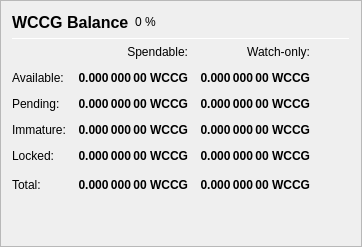
                   <widget class="QFrame" name="frame_Balances">
                    <property name="frameShape">
                     <enum>QFrame::StyledPanel</enum>
                    </property>
                    <property name="frameShadow">
                     <enum>QFrame::Raised</enum>
                    </property>
                    <layout class="QVBoxLayout" name="verticalLayout_4">
                     <item>
                      <layout class="QHBoxLayout" name="horizontalLayout_4">
                       <item>
                        <widget class="QLabel" name="label_5">
                         <property name="minimumSize">
                          <size>
                           <width>0</width>
                           <height>20</height>
                          </size>
                         </property>
                         <property name="font">
                          <font>
                           <pointsize>12</pointsize>
                           <weight>75</weight>
                           <bold>true</bold>
                          </font>
                         </property>
                         <property name="text">
                          <string>WCCG Balance</string>
                         </property>
                        </widget>
                       </item>
                       <item>
                        <widget class="QLabel" name="labelWCCGPercent">
                         <property name="text">
                          <string notr="true">0 %</string>
                         </property>
                        </widget>
                       </item>
                       <item>
                        <spacer name="horizontalSpacer_3">
                         <property name="orientation">
                          <enum>Qt::Horizontal</enum>
                         </property>
                         <property name="sizeHint" stdset="0">
                          <size>
                           <width>40</width>
                           <height>20</height>
                          </size>
                         </property>
                        </spacer>
                       </item>
                      </layout>
                     </item>
                     <item>
                      <widget class="Line" name="line_Balance">
                       <property name="minimumSize">
                        <size>
                         <width>0</width>
                         <height>1</height>
                        </size>
                       </property>
                       <property name="maximumSize">
                        <size>
                         <width>16777215</width>
                         <height>1</height>
                        </size>
                       </property>
                       <property name="orientation">
                        <enum>Qt::Horizontal</enum>
                       </property>
                      </widget>
                     </item>
                     <item>
                      <layout class="QGridLayout" name="gridLayout">
                       <property name="spacing">
                        <number>12</number>
                       </property>
                       <item row="0" column="1">
                        <widget class="QLabel" name="labelSpendable">
                         <property name="text">
                          <string>Spendable:</string>
                         </property>
                         <property name="alignment">
                          <set>Qt::AlignRight|Qt::AlignTrailing|Qt::AlignVCenter</set>
                         </property>
                        </widget>
                       </item>
                       <item row="0" column="2">
                        <widget class="QLabel" name="labelWatchonly">
                         <property name="text">
                          <string>Watch-only:</string>
                         </property>
                         <property name="alignment">
                          <set>Qt::AlignRight|Qt::AlignTrailing|Qt::AlignVCenter</set>
                         </property>
                        </widget>
                       </item>
                       <item row="1" column="0">
                        <widget class="QLabel" name="labelBalanceText">
                         <property name="text">
                          <string>Available:</string>
                         </property>
                        </widget>
                       </item>
                       <item row="1" column="1">
                        <widget class="QLabel" name="labelBalance">
                         <property name="font">
                          <font>
                           <weight>75</weight>
                           <bold>true</bold>
                          </font>
                         </property>
                         <property name="cursor">
                          <cursorShape>IBeamCursor</cursorShape>
                         </property>
                         <property name="toolTip">
                          <string>Your current spendable balance</string>
                         </property>
                         <property name="text">
                          <string notr="true">0.000 000 00 WCCG</string>
                         </property>
                         <property name="alignment">
                          <set>Qt::AlignRight|Qt::AlignTrailing|Qt::AlignVCenter</set>
                         </property>
                         <property name="textInteractionFlags">
                          <set>Qt::LinksAccessibleByMouse|Qt::TextSelectableByKeyboard|Qt::TextSelectableByMouse</set>
                         </property>
                        </widget>
                       </item>
                       <item row="1" column="2">
                        <widget class="QLabel" name="labelWatchAvailable">
                         <property name="font">
                          <font>
                           <weight>75</weight>
                           <bold>true</bold>
                          </font>
                         </property>
                         <property name="cursor">
                          <cursorShape>IBeamCursor</cursorShape>
                         </property>
                         <property name="toolTip">
                          <string>Your current balance in watch-only addresses</string>
                         </property>
                         <property name="text">
                          <string notr="true">0.000 000 00 WCCG</string>
                         </property>
                         <property name="alignment">
                          <set>Qt::AlignRight|Qt::AlignTrailing|Qt::AlignVCenter</set>
                         </property>
                         <property name="textInteractionFlags">
                          <set>Qt::LinksAccessibleByMouse|Qt::TextSelectableByKeyboard|Qt::TextSelectableByMouse</set>
                         </property>
                        </widget>
                       </item>
                       <item row="2" column="0">
                        <widget class="QLabel" name="labelPendingText">
                         <property name="text">
                          <string>Pending:</string>
                         </property>
                        </widget>
                       </item>
                       <item row="2" column="1">
                        <widget class="QLabel" name="labelUnconfirmed">
                         <property name="font">
                          <font>
                           <weight>75</weight>
                           <bold>true</bold>
                          </font>
                         </property>
                         <property name="cursor">
                          <cursorShape>IBeamCursor</cursorShape>
                         </property>
                         <property name="toolTip">
                          <string>Total of transactions that have yet to be confirmed, and do not yet count toward the spendable balance</string>
                         </property>
                         <property name="text">
                          <string notr="true">0.000 000 00 WCCG</string>
                         </property>
                         <property name="alignment">
                          <set>Qt::AlignRight|Qt::AlignTrailing|Qt::AlignVCenter</set>
                         </property>
                         <property name="textInteractionFlags">
                          <set>Qt::LinksAccessibleByMouse|Qt::TextSelectableByKeyboard|Qt::TextSelectableByMouse</set>
                         </property>
                        </widget>
                       </item>
                       <item row="2" column="2">
                        <widget class="QLabel" name="labelWatchPending">
                         <property name="font">
                          <font>
                           <weight>75</weight>
                           <bold>true</bold>
                          </font>
                         </property>
                         <property name="cursor">
                          <cursorShape>IBeamCursor</cursorShape>
                         </property>
                         <property name="toolTip">
                          <string>Unconfirmed transactions to watch-only addresses</string>
                         </property>
                         <property name="text">
                          <string notr="true">0.000 000 00 WCCG</string>
                         </property>
                         <property name="alignment">
                          <set>Qt::AlignRight|Qt::AlignTrailing|Qt::AlignVCenter</set>
                         </property>
                         <property name="textInteractionFlags">
                          <set>Qt::LinksAccessibleByMouse|Qt::TextSelectableByKeyboard|Qt::TextSelectableByMouse</set>
                         </property>
                        </widget>
                       </item>
                       <item row="3" column="0">
                        <widget class="QLabel" name="labelImmatureText">
                         <property name="text">
                          <string>Immature:</string>
                         </property>
                        </widget>
                       </item>
                       <item row="3" column="1">
                        <widget class="QLabel" name="labelImmature">
                         <property name="font">
                          <font>
                           <weight>75</weight>
                           <bold>true</bold>
                          </font>
                         </property>
                         <property name="cursor">
                          <cursorShape>IBeamCursor</cursorShape>
                         </property>
                         <property name="toolTip">
                          <string>Staked or masternode rewards that has not yet matured</string>
                         </property>
                         <property name="text">
                          <string notr="true">0.000 000 00 WCCG</string>
                         </property>
                         <property name="alignment">
                          <set>Qt::AlignRight|Qt::AlignTrailing|Qt::AlignVCenter</set>
                         </property>
                         <property name="textInteractionFlags">
                          <set>Qt::LinksAccessibleByMouse|Qt::TextSelectableByKeyboard|Qt::TextSelectableByMouse</set>
                         </property>
                        </widget>
                       </item>
                       <item row="3" column="2">
                        <widget class="QLabel" name="labelWatchImmature">
                         <property name="font">
                          <font>
                           <weight>75</weight>
                           <bold>true</bold>
                          </font>
                         </property>
                         <property name="cursor">
                          <cursorShape>IBeamCursor</cursorShape>
                         </property>
                         <property name="toolTip">
                          <string>Staked or masternode rewards in watch-only addresses that has not yet matured</string>
                         </property>
                         <property name="text">
                          <string notr="true">0.000 000 00 WCCG</string>
                         </property>
                         <property name="alignment">
                          <set>Qt::AlignRight|Qt::AlignTrailing|Qt::AlignVCenter</set>
                         </property>
                         <property name="textInteractionFlags">
                          <set>Qt::LinksAccessibleByMouse|Qt::TextSelectableByKeyboard|Qt::TextSelectableByMouse</set>
                         </property>
                        </widget>
                       </item>
                       <item row="4" column="0">
                        <widget class="QLabel" name="labelLockedBalanceText">
                         <property name="toolTip">
                          <string>Locked WCCG or Masternode collaterals. These are excluded from zWCCG minting.</string>
                         </property>
                         <property name="text">
                          <string>Locked:</string>
                         </property>
                        </widget>
                       </item>
                       <item row="4" column="1">
                        <widget class="QLabel" name="labelLockedBalance">
                         <property name="font">
                          <font>
                           <weight>75</weight>
                           <bold>true</bold>
                          </font>
                         </property>
                         <property name="cursor">
                          <cursorShape>IBeamCursor</cursorShape>
                         </property>
                         <property name="toolTip">
                          <string>Locked WCCG or Masternode collaterals. These are excluded from zWCCG minting.</string>
                         </property>
                         <property name="text">
                          <string notr="true">0.000 000 00 WCCG</string>
                         </property>
                         <property name="alignment">
                          <set>Qt::AlignRight|Qt::AlignTrailing|Qt::AlignVCenter</set>
                         </property>
                         <property name="textInteractionFlags">
                          <set>Qt::LinksAccessibleByMouse|Qt::TextSelectableByKeyboard|Qt::TextSelectableByMouse</set>
                         </property>
                        </widget>
                       </item>
                       <item row="4" column="2">
                        <widget class="QLabel" name="labelWatchLocked">
                         <property name="font">
                          <font>
                           <weight>75</weight>
                           <bold>true</bold>
                          </font>
                         </property>
                         <property name="cursor">
                          <cursorShape>IBeamCursor</cursorShape>
                         </property>
                         <property name="toolTip">
                          <string>Current locked balance in watch-only addresses</string>
                         </property>
                         <property name="text">
                          <string notr="true">0.000 000 00 WCCG</string>
                         </property>
                         <property name="alignment">
                          <set>Qt::AlignRight|Qt::AlignTrailing|Qt::AlignVCenter</set>
                         </property>
                         <property name="textInteractionFlags">
                          <set>Qt::LinksAccessibleByMouse|Qt::TextSelectableByKeyboard|Qt::TextSelectableByMouse</set>
                         </property>
                        </widget>
                       </item>
                       <item row="5" column="0">
                        <widget class="QLabel" name="labelTotalText">
                         <property name="toolTip">
                          <string>Your current WINCASHGOLD balance, unconfirmed and immature transactions included</string>
                         </property>
                         <property name="text">
                          <string>Total:</string>
                         </property>
                        </widget>
                       </item>
                       <item row="5" column="1">
                        <widget class="QLabel" name="labelTotal">
                         <property name="font">
                          <font>
                           <weight>75</weight>
                           <bold>true</bold>
                          </font>
                         </property>
                         <property name="cursor">
                          <cursorShape>IBeamCursor</cursorShape>
                         </property>
                         <property name="toolTip">
                          <string>Your current WINCASHGOLD balance, unconfirmed and immature transactions included</string>
                         </property>
                         <property name="text">
                          <string notr="true">0.000 000 00 WCCG</string>
                         </property>
                         <property name="alignment">
                          <set>Qt::AlignRight|Qt::AlignTrailing|Qt::AlignVCenter</set>
                         </property>
                         <property name="textInteractionFlags">
                          <set>Qt::LinksAccessibleByMouse|Qt::TextSelectableByKeyboard|Qt::TextSelectableByMouse</set>
                         </property>
                        </widget>
                       </item>
                       <item row="5" column="2">
                        <widget class="QLabel" name="labelWatchTotal">
                         <property name="font">
                          <font>
                           <weight>75</weight>
                           <bold>true</bold>
                          </font>
                         </property>
                         <property name="cursor">
                          <cursorShape>IBeamCursor</cursorShape>
                         </property>
                         <property name="toolTip">
                          <string>Current total balance in watch-only addresses</string>
                         </property>
                         <property name="text">
                          <string notr="true">0.000 000 00 WCCG</string>
                         </property>
                         <property name="alignment">
                          <set>Qt::AlignRight|Qt::AlignTrailing|Qt::AlignVCenter</set>
                         </property>
                         <property name="textInteractionFlags">
                          <set>Qt::LinksAccessibleByMouse|Qt::TextSelectableByKeyboard|Qt::TextSelectableByMouse</set>
                         </property>
                        </widget>
                       </item>
                       <item row="5" column="3">
                        <spacer name="horizontalSpacer_9">
                         <property name="orientation">
                          <enum>Qt::Horizontal</enum>
                         </property>
                         <property name="sizeHint" stdset="0">
                          <size>
                           <width>40</width>
                           <height>20</height>
                          </size>
                         </property>
                        </spacer>
                       </item>
                      </layout>
                     </item>
                     <item>
                      <spacer name="verticalSpacer_3">
                       <property name="orientation">
                        <enum>Qt::Vertical</enum>
                       </property>
                       <property name="sizeHint" stdset="0">
                        <size>
                         <width>20</width>
                         <height>40</height>
                        </size>
                       </property>
                      </spacer>
                     </item>
                    </layout>
                   </widget>
